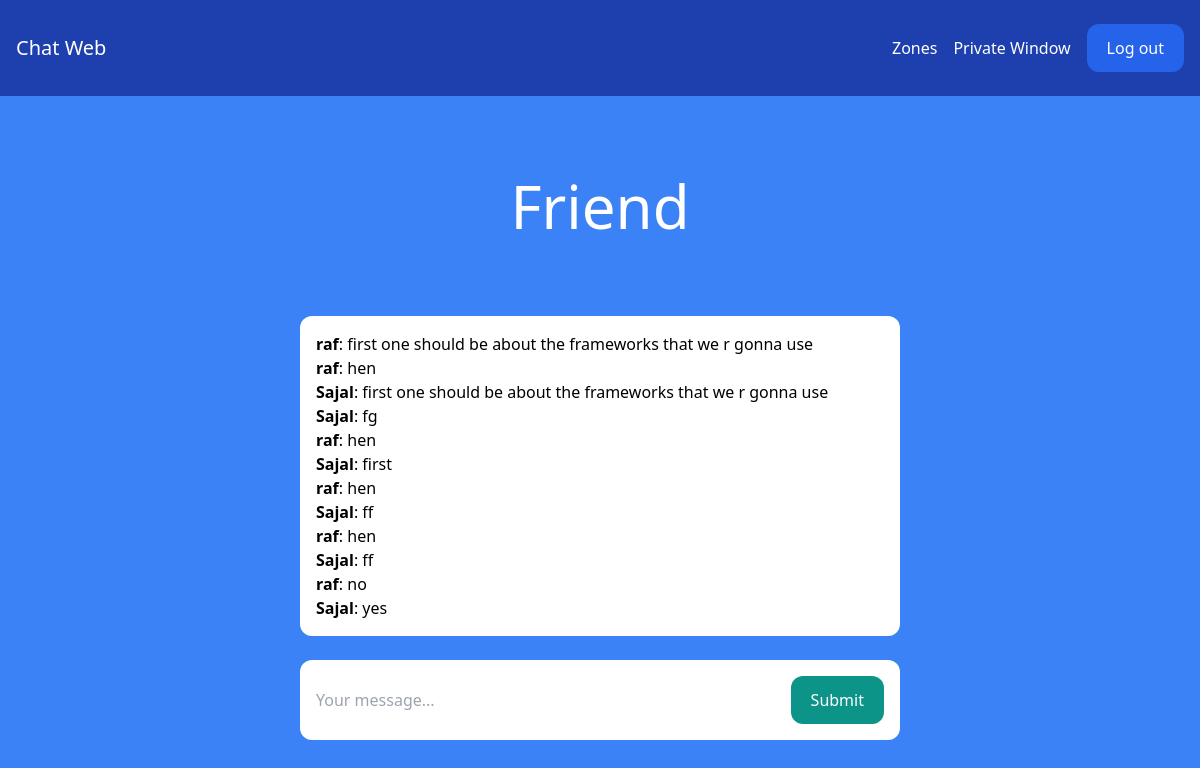
/privatewindow/Sajal/ (signed in), run on the app's committed database.
### privatewindow/models.py (models this page shows)
class Mychats(models.Model):
    me = models.ForeignKey(to=User,on_delete=models.CASCADE,related_name='it_me')
    frnd = models.ForeignKey(to=User,on_delete=models.CASCADE,related_name='my_frnd')
    content = models.TextField()
    date_added = models.DateTimeField(auto_now_add=True)
    class Meta:
        ordering = ('date_added',)

### privatewindow/views.py (the view)
# urls.py: path('<str:frndname>/', views.chatroom, name='chatroom'),
@login_required
def chatroom(request, frndname):
    frnd_name = User.objects.get(username=frndname)
    myname = request.user
    print(myname.username,frnd_name.username)
    messages = Mychats.objects.filter(me=frnd_name, frnd=myname) | Mychats.objects.filter(me=myname, frnd=frnd_name)
    print(messages)
    return render(request, 'privatewindow/chatroom.html', {'frndname':frnd_name,'messages': messages})

### privatewindow/templates/privatewindow/chatroom.html (shortened to what this page needs)
{% extends 'chatapp/base.html' %}
{% block content %}
<div class="p-10 lg:p-20 text-center">
    <h1 class="text-3xl lg:text-6xl text-white">Friend</h1>
</div>
<div class="lg:w-2/4 mx-4 lg:mx-auto p-4 bg-white rounded-xl">
    <div class="chat-messages space-y-3" id="chat-messages">
        {% for m in messages %}<b>{{ m.me.username }}</b>: {{ m.content }}<br>{% endfor %}
    </div>
</div>
<div class="lg:w-2/4 mt-6 mx-4 lg:mx-auto p-4 bg-white rounded-xl">
    <form method="post" action="." class="flex">
        <input type="text" name="content" class="flex-1 mr-3" placeholder="Your message..." id="chat-message-input">
        <button
            class="px-5 py-3 rounded-xl text-white bg-teal-600 hover:bg-teal-700"
            id="chat-message-submit"
        >Submit</button>
    </form>
</div>
{% endblock %}

### data on the page
Mychats: me.username "raf", content "first one should be about the frameworks that we r gonna use"
Mychats: me.username "raf", content "hen"
Mychats: me.username "Sajal", content "first one should be about the frameworks that we r gonna use"
Mychats: me.username "Sajal", content "fg"
Mychats: me.username "raf", content "hen"
Mychats: me.username "Sajal", content "first"
Mychats: me.username "raf", content "hen"
Mychats: me.username "Sajal", content "ff"
Mychats: me.username "raf", content "hen"
Mychats: me.username "Sajal", content "ff"
Mychats: me.username "raf", content "no"
Mychats: me.username "Sajal", content "yes"
